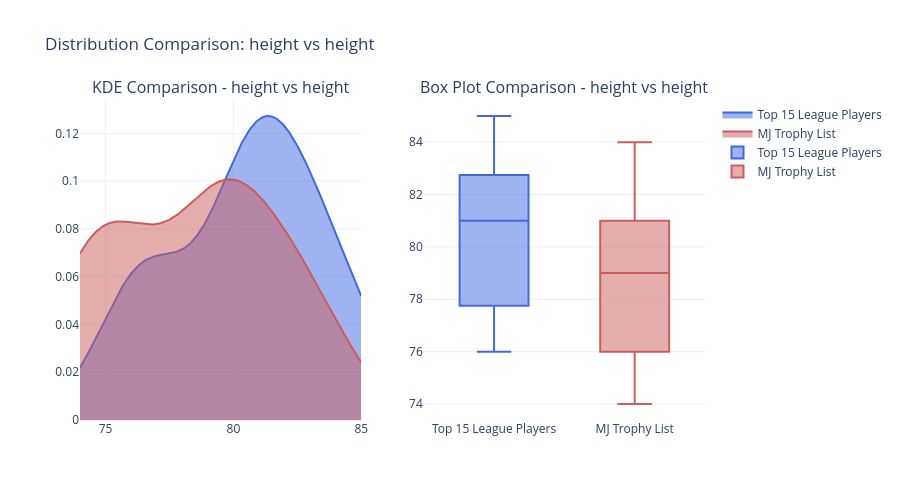

Notebook code for this chart:
### Code cell
analyzer = StaticalAnalysis(df_top15league_players_height, df_champions_top15_height)
analyzer.plot_kde_boxplot_side_by_side(
    col1="height",
    label1="Top 15 League Players",
    label2="MJ Trophy List"
)

### Figure 1 — Plotly figure (JSON) as saved in the notebook; plotly's stock layout.template omitted (floating-point values rounded to 4 significant figures; data arrays with more than 128 entries replaced by an {"elided": "..."} marker saying what was removed)
{"data": [{"fill": "tozeroy", "line": {"color": "royalblue"}, "mode": "lines", "name": "Top 15 League Players", "opacity": 0.6, "type": "scatter", "x": {"elided": "500 float values"}, "xaxis": "x", "y": {"elided": "500 float values"}, "yaxis": "y"}, {"fill": "tozeroy", "line": {"color": "indianred"}, "mode": "lines", "name": "MJ Trophy List", "opacity": 0.6, "type": "scatter", "x": {"elided": "500 float values"}, "xaxis": "x", "y": {"elided": "500 float values"}, "yaxis": "y"}, {"boxpoints": "outliers", "marker": {"color": "royalblue"}, "name": "Top 15 League Players", "type": "box", "xaxis": "x2", "y": [82.0, 77.0, 83.0, 83.0, 80.0, 76.0, 80.0, 85.0, 84.0, 76.0, 81.0, 81.0, 81.0, 81.0, 77.0], "yaxis": "y2"}, {"boxpoints": "outliers", "marker": {"color": "indianred"}, "name": "MJ Trophy List", "type": "box", "xaxis": "x2", "y": [74.0, 84.0, 77.0, 77.0, 82.0, 80.0, 80.0, 74.0, 83.0, 75.0, 76.0, 74.0, 79.0, 74.0, 80.0, 80.0, 82.0, 82.0, 82.0, 79.0, 84.0, 74.0, 78.0, 80.0, 79.0, 75.0, 76.0, 81.0, 76.0, 79.0], "yaxis": "y2"}], "layout": {"annotations": [{"font": {"size": 16}, "showarrow": false, "text": "KDE Comparison - height vs height", "x": 0.225, "xanchor": "center", "xref": "paper", "y": 1, "yanchor": "bottom", "yref": "paper"}, {"font": {"size": 16}, "showarrow": false, "text": "Box Plot Comparison - height vs height", "x": 0.775, "xanchor": "center", "xref": "paper", "y": 1, "yanchor": "bottom", "yref": "paper"}], "height": 500, "showlegend": true, "title": {"text": "Distribution Comparison: height vs height"}, "xaxis": {"anchor": "y", "domain": [0, 0.45]}, "xaxis2": {"anchor": "y2", "domain": [0.55, 1]}, "yaxis": {"anchor": "x", "domain": [0, 1]}, "yaxis2": {"anchor": "x2", "domain": [0, 1]}}}
